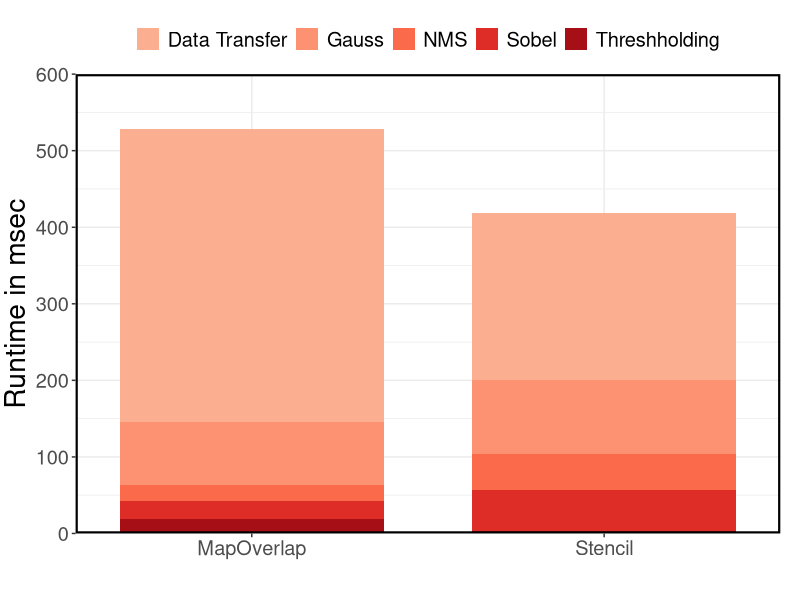
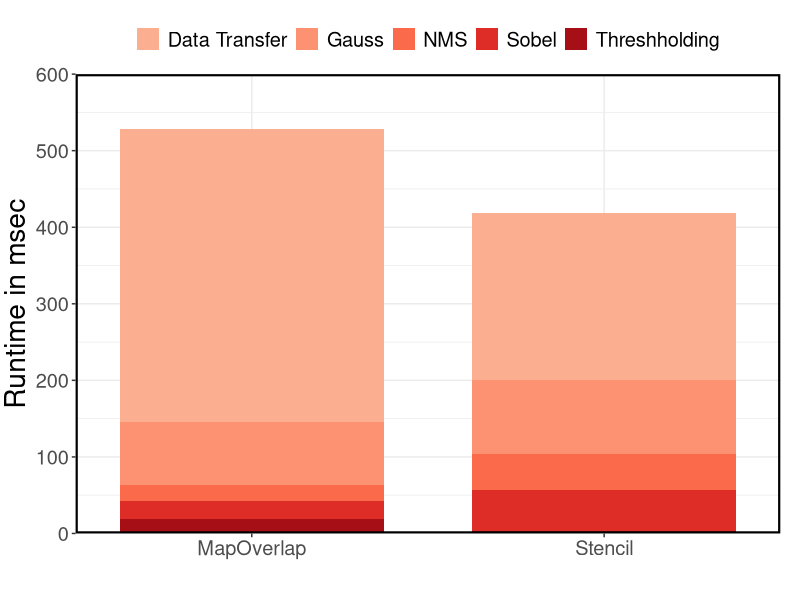

Source code (R) for these figures, in order:
require('ggplot2')
require('grid')
require('reshape2')

data <- read.csv("runtime.csv", sep=";", comment.char="#", header=TRUE, row.names=NULL)

rownumbers <- as.integer(row.names(data))

# ====Default settins====
theme <- theme_bw() +
  theme(text = element_text(size = 18),
        axis.title = element_text(size = rel(1.125), vjust = 1),
        panel.border = element_rect(linetype = "solid", colour = "black", size = 1.5),
        plot.margin = unit(c(0.5,0.5,0.2,0.1), 'cm'),
        legend.position="top",
        legend.title = element_blank(),
        strip.background = element_rect(colour = "black", fill = "white", size = 1.5))

labs <- labs(x = "", y = "Runtime in msec")

# create plot
plot <- ggplot(data, aes(x = Version, y = value, fill=Kind)) +
  geom_bar(stat = "identity", width=.75) +
  scale_y_continuous(expand = c(0,0), limits = c(0,600)) +
  scale_x_discrete(expand=c(0,0.5)) +
  scale_fill_manual(values=c("#fcae91", "#fc9272", "#fb6a4a", "#de2d26", "#a50f15")) +
  theme + labs


# save plot to file
ggsave(file = "canny_runtime.pdf", width = 6, height = 6)

plot
